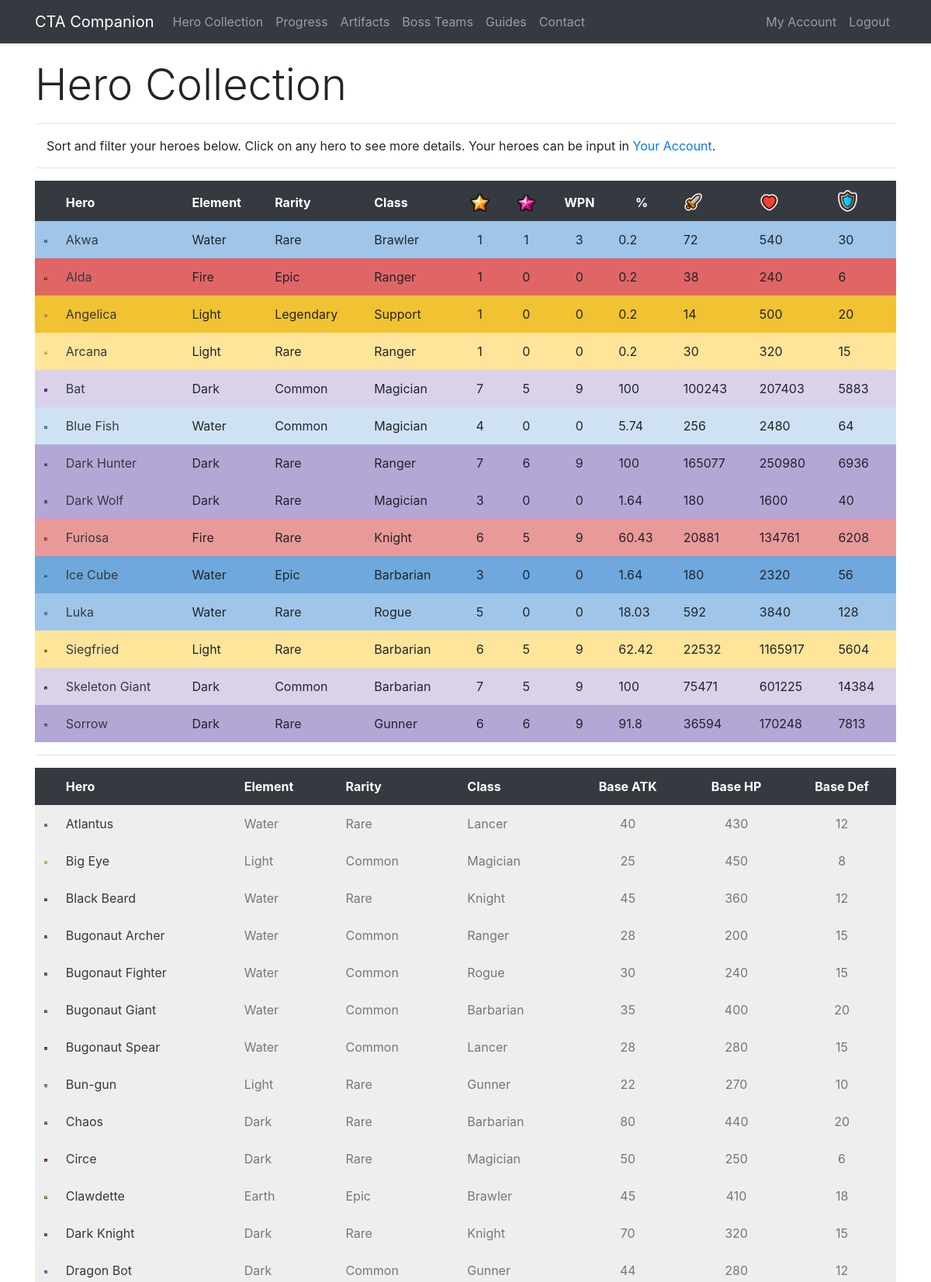
The app's page /collection/Cayumi (signed in, upper part) with its own data.
### app/models.py (models this page shows, shortened)
class Hero(db.Model):
    id = db.Column(db.Integer, primary_key=True)
    level = db.Column(db.Integer, index=True)
    awaken = db.Column(db.Integer, index=True)
    wpn = db.Column(db.Integer, index=True)
    medals = db.Column(db.Integer, index=True)
    runedAtk = db.Column(db.Integer, index=True)
    runedHp = db.Column(db.Integer, index=True)
    runedDef = db.Column(db.Integer, index=True)
    runedAps = db.Column(db.Integer, index=True)
    runedCrit = db.Column(db.Integer, index=True)
    runedCritDmg = db.Column(db.Integer, index=True)
    user_id = db.Column(db.Integer, db.ForeignKey('user.id'))
    base_id = db.Column(db.Integer, db.ForeignKey('base.id'))
    def atk(self):
        runedAttack = self.runedAtk
        base = self.baseStats.atk
        level = self.level
        awaken = self.awaken
        atk = int(base * (2 ** (level - 1)) * (1.5 ** awaken))
        runedAtk = atk + (atk * (runedAttack / 100))
        return int(runedAtk)
    def hp(self):
        runedHP = self.runedHp
        base = self.baseStats.hp
        level = self.level
        awaken = self.awaken
        hp = int(base * (2 ** (level - 1)) * (1.5 ** awaken))
        runedHP = hp + (hp * (runedHP / 100))
        return int(runedHP)
    def defense(self):
        runedDef = self.runedDef
        base = self.baseStats.defense
        level = self.level
        awaken = self.awaken
        defense = int(base * (2 ** (level - 1)) * (1.5 ** awaken))
        runedDef = defense + (defense * (runedDef / 100))
        return int(runedDef)
    def progress(self):
        level = self.level
        medals = self.medals
        if level == 0:
            accumulated = 0
            total = accumulated + medals
        elif level == 1:
            accumulated = 10
            total = accumulated + medals
        elif level == 2:
            accumulated = 30
            total = accumulated + medals
        elif level == 3:
            accumulated = 80
            total = accumulated + medals
        elif level == 4:
            accumulated = 280
            total = accumulated + medals
        elif level == 5:
            accumulated = 880
            total = accumulated + medals
        elif level == 6:
            accumulated = 2380
            total = accumulated + medals
        elif level == 7:
            accumulated = 4880
            total = accumulated + medals
        total = (total / 4880) * 100
        if total == 100:
            return int(total)
        return round(total, 2)

class Base(db.Model):
    id = db.Column(db.Integer, primary_key=True)
    name = db.Column(db.String(32), index=True, unique=True)
    nameSafe = db.Column(db.String(32), index=True, unique=True)
    job = db.Column(db.String(16), index=True)
    rarity = db.Column(db.String(16), index=True)
    element = db.Column(db.String(16), index=True)
    gender = db.Column(db.String(16), index=True)
    crusher = db.Column(db.Integer, index=True)
    fly = db.Column(db.Integer, index=True)
    blitz = db.Column(db.Integer, index=True)
    atk = db.Column(db.Integer, index=True)
    hp = db.Column(db.Integer, index=True)
    defense = db.Column(db.Integer, index=True)
    crit = db.Column(db.Integer, index=True)
    critDmg = db.Column(db.Integer, index=True)
    movespeed = db.Column(db.Integer, index=True)
    aps = db.Column(db.Integer, index=True)
    arange = db.Column(db.Integer, index=True)
    resistance = db.Column(db.Integer, index=True)
    frenzy = db.Column(db.Integer, index=True)
    dodge = db.Column(db.Integer, index=True)
    stun = db.Column(db.Integer, index=True)
    stunTime = db.Column(db.Integer, index=True)
    aoe = db.Column(db.Integer, index=True)
    ult = db.Column(db.Integer, index=True)
    kshp = db.Column(db.Integer, index=True)
    gold = db.Column(db.Integer, index=True)
    freeze = db.Column(db.Integer, index=True)
    freezeTime = db.Column(db.Integer, index=True)
    freezeDmg = db.Column(db.Integer, index=True)
    burn = db.Column(db.Integer, index=True)
    burnTime = db.Column(db.Integer, index=True)
    burnDmg = db.Column(db.Integer, index=True)
    poison = db.Column(db.Integer, index=True)
    poisonTime = db.Column(db.Integer, index=True)
    poisonDmg = db.Column(db.Integer, index=True)
    sp2 = db.Column(db.Integer, index=True)
    sp2num = db.Column(db.Integer, index=True)
    buffElement = db.Column(db.String(16), index=True)
    buffType = db.Column(db.Integer, index=True)
    buffStat = db.Column(db.String(16), index=True)
    buff = db.Column(db.Integer, index=True)
    heroes = db.relationship('Hero', backref='baseStats', lazy='dynamic')

### app/routes.py (the view)
@app.route('/collection/<username>')
@login_required
def collection(username):
    user = User.query.filter_by(username=username).first_or_404()
    heroes = Hero.query.filter_by(player=user)
    return render_template('collection.html', user=user, heroes=heroes, title='Hero Collection')

### app/models.py (called while the page is built)
@login.user_loader
def load_user(id):
    return User.query.get(int(id))

### app/templates/collection.html (shortened to what this page needs)
{% extends "base.html" %}
{% block content %}
 <div class="row pt-3">
    <div class="col-lg-12">
      <h1 class="display-4">Hero Collection</h1>
      <hr>
      <p class="instructions">Sort and filter your heroes below. Click on any hero to see more details. Your heroes can be input in <a href="{{ url_for('account', username=current_user.username) }}">Your Account</a>.</p>
        <hr>
    </div>
 </div>
  <div class="row">
    <div class="col-lg-12">
<table id="ctac" class="table table-borderless" style="width:100%">
        <thead class="thead-dark">
            <tr>
                <th data-priority="1">&nbsp;</th>
                <th data-priority="2">Hero</th>
                <th data-priority="12">Element</th>
                <th data-priority="11">Rarity</th>
                <th data-priority="10">Class</th>
                <th data-priority="3" class="text-center"><img src="{{ url_for('static', filename='star.png') }}" width="25" alt="Star Level"></th>
                <th data-priority="4" class="text-center"><img src="{{ url_for('static', filename='awaken.png') }}" width="25" alt="Awaken"></th>
                <th data-priority="5" class="text-center">WPN</th>
                <th data-priority="6" class="text-center">%</th>
                <th data-priority="7"><img src="{{ url_for('static', filename='atk.png') }}" width="25" alt="Attack"></th>
                <th data-priority="8"><img src="{{ url_for('static', filename='hp.png') }}" width="25" alt="HP"></th>
                <th data-priority="9"><img src="{{ url_for('static', filename='def.png') }}" width="25" alt="Defense"></th>
            </tr>
        </thead>
        <tbody>
        {% for i in heroes %}
        {% if i.level > 0 %}
        <tr>
            <td class="{{i.baseStats.element}}{{i.baseStats.rarity}}" width="25"><img class="img-fluid" src="/static/{{i.baseStats.nameSafe}}.png" alt="{{i.baseStats.name}}"></td>
            <td class="{{i.baseStats.element}}{{i.baseStats.rarity}}"><a class="text-dark" href="{{ url_for('hero', heroid=i.id) }}">{{ i.baseStats.name }}</b></td>
            <td class="{{i.baseStats.element}}{{i.baseStats.rarity}}">{{ i.baseStats.element }}</td>
            <td class="{{i.baseStats.element}}{{i.baseStats.rarity}}">{{ i.baseStats.rarity }}</td>
            <td class="{{i.baseStats.element}}{{i.baseStats.rarity}}">{{ i.baseStats.job }}</td>
            <td class="text-center {{i.baseStats.element}}{{i.baseStats.rarity}}">{{ i.level }}</td>
            <td class="text-center {{i.baseStats.element}}{{i.baseStats.rarity}}">{{ i.awaken }}</td>
            <td class="text-center {{i.baseStats.element}}{{i.baseStats.rarity}}">{{ i.wpn }}</td>
            <td class="text center {{i.baseStats.element}}{{i.baseStats.rarity}}">{{ i.progress() }}</td>
            <td class="{{i.baseStats.element}}{{i.baseStats.rarity}}">{{ i.atk() }}</td>
            <td class="{{i.baseStats.element}}{{i.baseStats.rarity}}">{{ i.hp() }}</td>
            <td class="{{i.baseStats.element}}{{i.baseStats.rarity}}">{{ i.defense() }}</td>
        </tr>
        {% endif %}
        {% endfor %}
        </tbody>
</table>
        <hr>
<table id="ctac2" class="table table-borderless" style="width:100%">
        <thead class="thead-dark">
            <tr>
                <th>&nbsp;</th>
                <th>Hero</th>
                <th>Element</th>
                <th>Rarity</th>
                <th>Class</th>
                <th class="text-center">Base ATK</th>
                <th class="text-center">Base HP</th>
                <th class="text-center">Base Def</th>
            </tr>
        </thead>
        <tbody>
        {% for i in heroes %}
        {% if i.level == 0 %}
        <tr>
            <td class="uncollected" width="25"><img class="img-fluid" src="/static/{{i.baseStats.nameSafe}}.png" alt="{{i.baseStats.name}}"></td>
            <td class="uncollected"><a class="text-dark" href="{{ url_for('hero', heroid=i.id) }}">{{ i.baseStats.name }}</a></td>
            <td class="uncollected">{{ i.baseStats.element }}</td>
            <td class="uncollected">{{ i.baseStats.rarity }}</td>
            <td class="uncollected">{{ i.baseStats.job }}</td>
            <td class="uncollected text-center">{{ i.baseStats.atk }}</td>
            <td class="uncollected text-center">{{ i.baseStats.hp }}</td>
            <td class="uncollected text-center">{{ i.baseStats.defense }}</td>
        </tr>
        {% endif %}
        {% endfor %}
        </tbody>
</table>
    </div>
  </div>
{% endblock %}

### app/static/style.css (style rules this page uses)
.uncollected { color: #777777; background-color: #eeeeee; padding: 8px; }
.WaterCommon { background-color: #CFE2F3; padding: 8px; }
.WaterRare { background-color: #9FC5E8; padding: 8px; }
.WaterEpic { background-color: #6FA8DC; padding: 8px; }
.FireRare { background-color: #EA9999; padding: 8px; }
.FireEpic { background-color: #E06666; padding: 8px; }
.LightRare { background-color: #FFE599; padding: 8px; }
.LightLegendary { background-color: #F1C232; padding: 8px; }
.DarkCommon { background-color: #D9D2E9; padding: 8px; }
.DarkRare { background-color: #B4A7D6; padding: 8px; }
.instructions { padding-left: 15px; }

### app/templates/base.html (style rules this page uses)
html { position: relative; min-height: 100%; }
body { margin-bottom: 40px; }

### records on screen
Hero: baseStats.nameSafe (picture), baseStats.name "Akwa", baseStats.element "Water", baseStats.rarity "Rare", baseStats.job "Brawler", level "1", awaken "1", wpn "3", progress "0.2", atk "72", hp "540", defense "30"
Hero: baseStats.nameSafe (picture), baseStats.name "Alda", baseStats.element "Fire", baseStats.rarity "Epic", baseStats.job "Ranger", level "1", awaken "0", wpn "0", progress "0.2", atk "38", hp "240", defense "6"
Hero: baseStats.nameSafe (picture), baseStats.name "Angelica", baseStats.element "Light", baseStats.rarity "Legendary", baseStats.job "Support", level "1", awaken "0", wpn "0", progress "0.2", atk "14", hp "500", defense "20"
Hero: baseStats.nameSafe (picture), baseStats.name "Arcana", baseStats.element "Light", baseStats.rarity "Rare", baseStats.job "Ranger", level "1", awaken "0", wpn "0", progress "0.2", atk "30", hp "320", defense "15"
Hero: shows a picture, baseStats.name "Bat", baseStats.element "Dark", baseStats.rarity "Common", baseStats.job "Magician", level "7", awaken "5", wpn "9", progress "100", atk "100243", hp "207403", defense "5883"
Hero: baseStats.nameSafe (picture), baseStats.name "Blue Fish", baseStats.element "Water", baseStats.rarity "Common", baseStats.job "Magician", level "4", awaken "0", wpn "0", progress "5.74", atk "256", hp "2480", defense "64"
Hero: baseStats.nameSafe (picture), baseStats.name "Dark Hunter", baseStats.element "Dark", baseStats.rarity "Rare", baseStats.job "Ranger", level "7", awaken "6", wpn "9", progress "100", atk "165077", hp "250980", defense "6936"
Hero: baseStats.nameSafe (picture), baseStats.name "Dark Wolf", baseStats.element "Dark", baseStats.rarity "Rare", baseStats.job "Magician", level "3", awaken "0", wpn "0", progress "1.64", atk "180", hp "1600", defense "40"
Hero: baseStats.nameSafe (picture), baseStats.name "Furiosa", baseStats.element "Fire", baseStats.rarity "Rare", baseStats.job "Knight", level "6", awaken "5", wpn "9", progress "60.43", atk "20881", hp "134761", defense "6208"
Hero: baseStats.nameSafe (picture), baseStats.name "Ice Cube", baseStats.element "Water", baseStats.rarity "Epic", baseStats.job "Barbarian", level "3", awaken "0", wpn "0", progress "1.64", atk "180", hp "2320", defense "56"
Hero: baseStats.nameSafe (picture), baseStats.name "Luka", baseStats.element "Water", baseStats.rarity "Rare", baseStats.job "Rogue", level "5", awaken "0", wpn "0", progress "18.03", atk "592", hp "3840", defense "128"
Hero: baseStats.nameSafe (picture), baseStats.name "Siegfried", baseStats.element "Light", baseStats.rarity "Rare", baseStats.job "Barbarian", level "6", awaken "5", wpn "9", progress "62.42", atk "22532", hp "1165917", defense "5604"
Hero: baseStats.nameSafe (picture), baseStats.name "Skeleton Giant", baseStats.element "Dark", baseStats.rarity "Common", baseStats.job "Barbarian", level "7", awaken "5", wpn "9", progress "100", atk "75471", hp "601225", defense "14384"
Hero: baseStats.nameSafe (picture), baseStats.name "Sorrow", baseStats.element "Dark", baseStats.rarity "Rare", baseStats.job "Gunner", level "6", awaken "6", wpn "9", progress "91.8", atk "36594", hp "170248", defense "7813"
Hero: baseStats.nameSafe (picture), baseStats.name "Atlantus", baseStats.element "Water", baseStats.rarity "Rare", baseStats.job "Lancer", baseStats.atk "40", baseStats.hp "430", baseStats.defense "12"
Hero: baseStats.nameSafe (picture), baseStats.name "Big Eye", baseStats.element "Light", baseStats.rarity "Common", baseStats.job "Magician", baseStats.atk "25", baseStats.hp "450", baseStats.defense "8"
Hero: baseStats.nameSafe (picture), baseStats.name "Black Beard", baseStats.element "Water", baseStats.rarity "Rare", baseStats.job "Knight", baseStats.atk "45", baseStats.hp "360", baseStats.defense "12"
Hero: baseStats.nameSafe (picture), baseStats.name "Bugonaut Archer", baseStats.element "Water", baseStats.rarity "Common", baseStats.job "Ranger", baseStats.atk "28", baseStats.hp "200", baseStats.defense "15"
Hero: baseStats.nameSafe (picture), baseStats.name "Bugonaut Fighter", baseStats.element "Water", baseStats.rarity "Common", baseStats.job "Rogue", baseStats.atk "30", baseStats.hp "240", baseStats.defense "15"
Hero: baseStats.nameSafe (picture), baseStats.name "Bugonaut Giant", baseStats.element "Water", baseStats.rarity "Common", baseStats.job "Barbarian", baseStats.atk "35", baseStats.hp "400", baseStats.defense "20"
Hero: baseStats.nameSafe (picture), baseStats.name "Bugonaut Spear", baseStats.element "Water", baseStats.rarity "Common", baseStats.job "Lancer", baseStats.atk "28", baseStats.hp "280", baseStats.defense "15"
Hero: baseStats.nameSafe (picture), baseStats.name "Bun-gun", baseStats.element "Light", baseStats.rarity "Rare", baseStats.job "Gunner", baseStats.atk "22", baseStats.hp "270", baseStats.defense "10"
Hero: baseStats.nameSafe (picture), baseStats.name "Chaos", baseStats.element "Dark", baseStats.rarity "Rare", baseStats.job "Barbarian", baseStats.atk "80", baseStats.hp "440", baseStats.defense "20"
Hero: baseStats.nameSafe (picture), baseStats.name "Circe", baseStats.element "Dark", baseStats.rarity "Rare", baseStats.job "Magician", baseStats.atk "50", baseStats.hp "250", baseStats.defense "6"
Hero: baseStats.nameSafe (picture), baseStats.name "Clawdette", baseStats.element "Earth", baseStats.rarity "Epic", baseStats.job "Brawler", baseStats.atk "45", baseStats.hp "410", baseStats.defense "18"
Hero: baseStats.nameSafe (picture), baseStats.name "Dark Knight", baseStats.element "Dark", baseStats.rarity "Rare", baseStats.job "Knight", baseStats.atk "70", baseStats.hp "320", baseStats.defense "15"
Hero: baseStats.nameSafe (picture), baseStats.name "Dragon Bot", baseStats.element "Dark", baseStats.rarity "Common", baseStats.job "Gunner", baseStats.atk "44", baseStats.hp "280", baseStats.defense "12"
